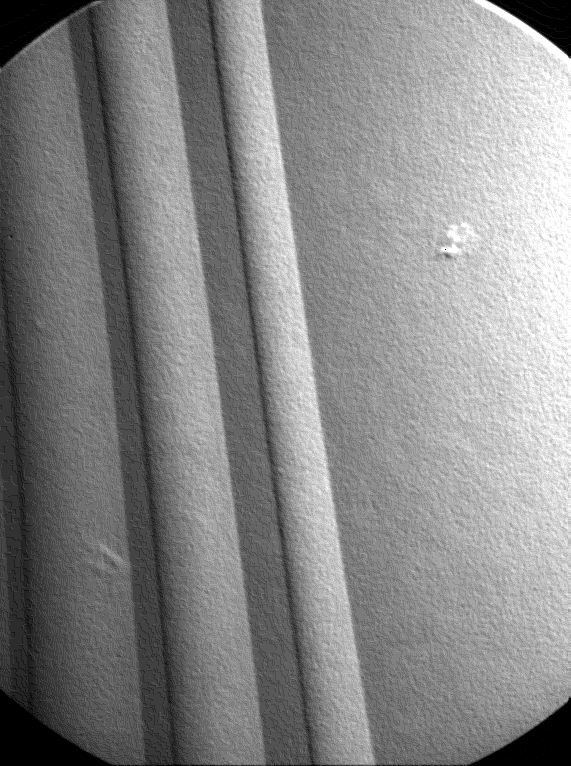
#> input picture Lab/Immagini/turbina.jpg, 571 x 766 px, found by its file name
$ python '5)pointLineScript.py'
#> lines starting #> are read from the running program, lines starting #| are printed output that depends on the picture; after the words box and inside, x2 and y2 are one past the last pixel; in counts of white or black regions, pixels touching at a corner belong together
# -*- coding: utf-8 -*-

import numpy as np # importa Numpy
import matplotlib.pyplot as plt # importa Matplotlib
import scipy.ndimage as ndi # importa Scipy per le immagini
import skimage.io as io # importa il modulo Input/Output di SK-Image
from skimage.exposure import equalize_hist
from skimage.transform import warp
from pathlib import Path
import myLibreria as my

path_immagini = Path(r"C:\Users\lucia\Desktop\FilePc\Uni\Magistrale\ESM\Laboratorio\Immagini_lab")


"""Point detection"""
x = np.float64(io.imread(path_immagini/"turbina.jpg"))
#> x: shape (766, 571) float64; min 0, max 255, mean 134.3
plt.subplot(1,3,1); plt.imshow(x, clim = None, cmap = 'gray')

h = np.array([[-1,-1,-1],
              [-1, 8,-1],
              [-1,-1,-1]])

y = ndi.convolve(x, h, mode = 'reflect')
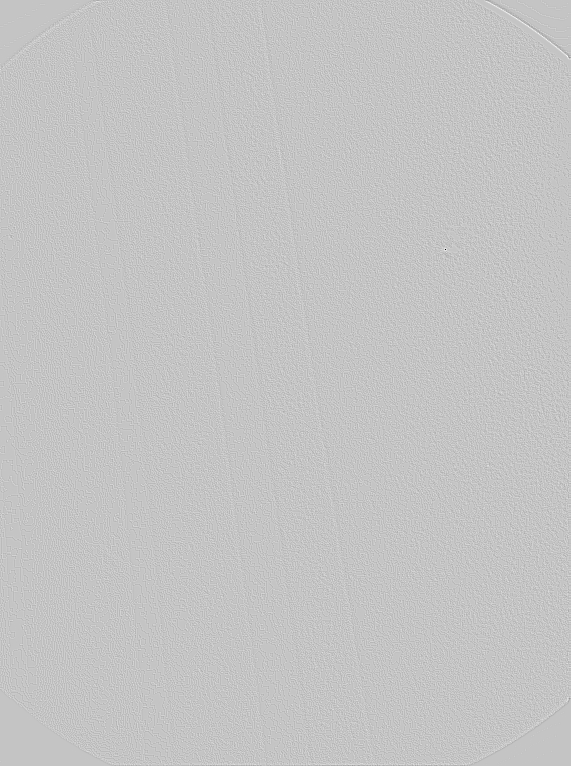
#> y: shape (766, 571) float64; min -2025, max 604, mean 0; drawn with min black and max white
plt.subplot(1,3,2); plt.imshow(y, clim = None, cmap = 'gray')

#N.B.   prendo il valore assoluto dell'immagine filtrata perchè
#       mi interessano le ampiezze per fare il thresholding
z = np.abs(y)
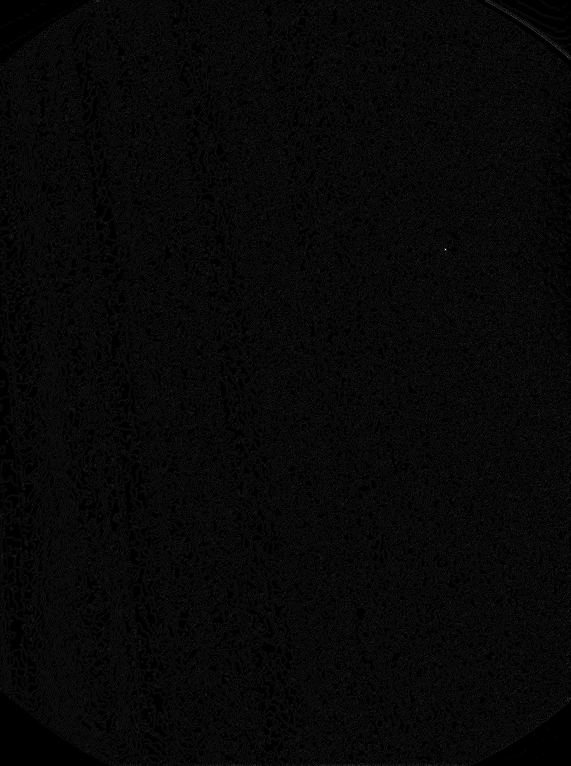
#> z: shape (766, 571) float64; min 0, max 2025, mean 62.6; drawn with min black and max white
T = 0.9 * np.max(y)
#> T = 543.6
mask = z < T
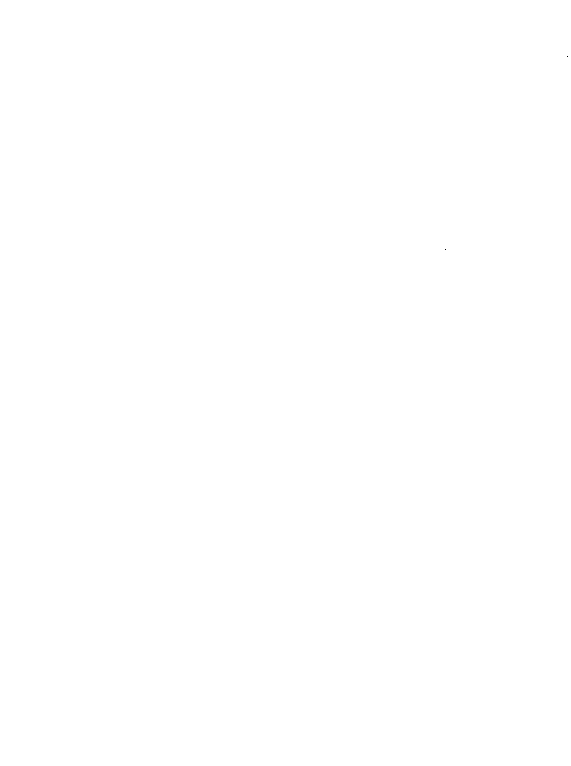
#> mask: shape (766, 571) bool; 100% white; black in thin lines or dots, all inside (x1, y1, x2, y2) = (445, 56, 568, 250)
plt.subplot(1,3,3); plt.imshow(mask, clim = None, cmap = 'gray')

"""Line detection"""
#filtraggio
x = np.float64(io.imread(path_immagini/"quadrato.jpg"))
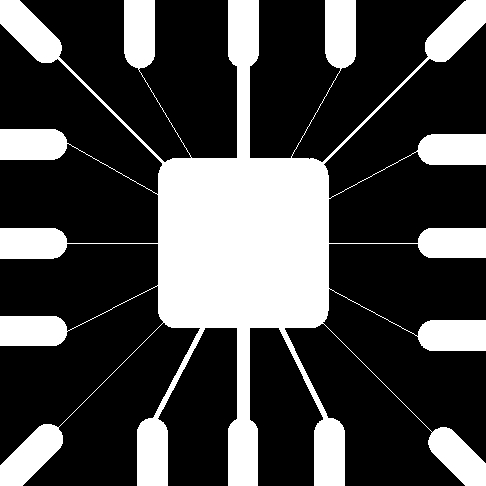
#> input picture Lab/Immagini/quadrato.jpg, 486 x 486 px, found by its file name
#> x: shape (486, 486) float64; min 0, max 255, mean 71.5
plt.subplot(2,3,1); plt.imshow(x, clim = None, cmap = 'gray'); plt.title('originale')

h1 = np.array([[-1,-1,-1],
                [ 2, 2, 2],
                [-1,-1,-1]])
y1 = np.abs(ndi.convolve(x, h1, mode = 'reflect'))
plt.subplot(2,3,2); plt.imshow(y1, clim = None, cmap = 'gray'); plt.title('orizzontale')

h2 = np.array([[-1,-1, 2],
                [-1, 2,-1],
                [ 2,-1,-1]])
y2 = np.abs(ndi.convolve(x, h2, mode = 'reflect'))
plt.subplot(2,3,3); plt.imshow(y2, clim = None, cmap = 'gray'); plt.title('diagonaledx')

h3 = np.array([[-1,2,-1],
                [-1,2,-1],
                [-1,2,-1]])
y3 = np.abs(ndi.convolve(x, h3, mode = 'reflect'))
plt.subplot(2,3,4); plt.imshow(y3, clim = None, cmap = 'gray'); plt.title('verticale')

h4 = np.array([[ 2,-1,-1],
                [-1, 2,-1],
                [-1,-1, 2]])
y4 = np.abs(ndi.convolve(x, h4, mode = 'reflect'))
plt.subplot(2,3,5); plt.imshow(y4, clim = None, cmap = 'gray'); plt.title('diagonalesx')

""" faccio lo stack dei filtri nelle varie dimensioni per avere un filtraggio
    completo """
z = np.stack((y1,y2,y3,y4), -1)
#> z: shape (486, 486, 4) float64
z = np.max(z, -1)
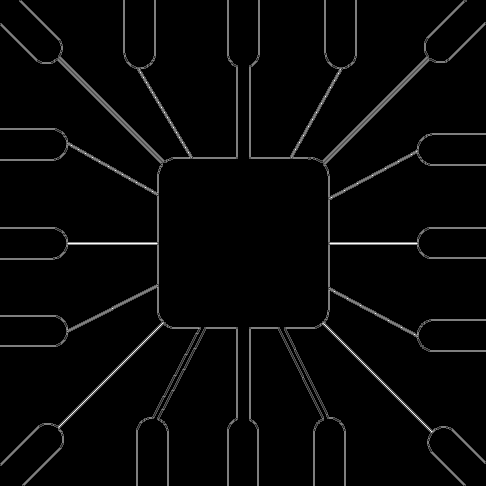
#> z: shape (486, 486) float64; min 0, max 1530, mean 39.6; drawn with min black and max white
plt.subplot(2,3,6); plt.imshow(z, clim = None, cmap = 'gray'); plt.title('filtraggio_totale')


""" stessa cosa per le mappe, thresholding e stack delle varie direzioni"""
#thresholding
k = 0.4
th1 = k * np.max(y1)
#> th1 = 612
th2 = k * np.max(y2)
#> th2 = 612
th3 = k * np.max(y3)
#> th3 = 510
th4 = k * np.max(y4)
#> th4 = 612

#mappa
mask1 = y1>th1
#> mask1: shape (486, 486) bool; 1.2% white in thin lines or dots, all inside (x1, y1, x2, y2) = (0, 61, 486, 430)
mask2 = y2>th2
#> mask2: shape (486, 486) bool; 0.61% white in thin lines or dots
mask3 = y3>th3
#> mask3: shape (486, 486) bool; 1.2% white in thin lines or dots, all inside (x1, y1, x2, y2) = (58, 0, 431, 486)
mask4 = y4>th4
#> mask4: shape (486, 486) bool; 0.59% white in thin lines or dots

w = np.stack((mask1,mask2,mask3,mask4), -1)
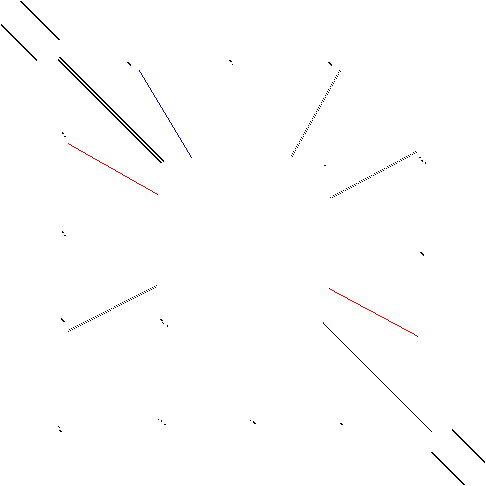
#> w: shape (486, 486, 4) bool; mean of channels 0, 1, 2, 3 0.0117, 0.00607, 0.0125, 0.00593; transparent parts drawn white
w = np.max(w, -1)
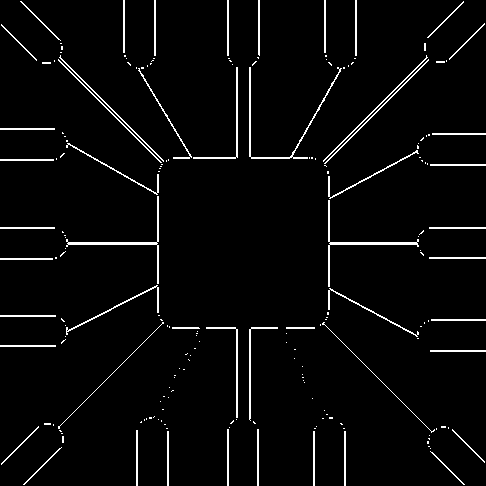
#> w: shape (486, 486) bool; 3.4% white in thin lines or dots

plt.figure(3)
plt.subplot(2,3,1); plt.imshow(mask1, clim=[0,1], cmap='gray'); plt.title('mappa_orizzontale')
plt.subplot(2,3,2); plt.imshow(mask2, clim=[0,1], cmap='gray'); plt.title('mappa_diagonaledx')
plt.subplot(2,3,3); plt.imshow(mask3, clim=[0,1], cmap='gray'); plt.title('mappa_verticale')
plt.subplot(2,3,4); plt.imshow(mask4, clim=[0,1], cmap='gray'); plt.title('mappa_diagonalesx')
plt.subplot(2,3,6); plt.imshow(w, clim = [0,1], cmap = 'gray'); plt.title('mappa_totale')

# eventuale thinning, qui inutile perchè i bordi sono già molto snelli
